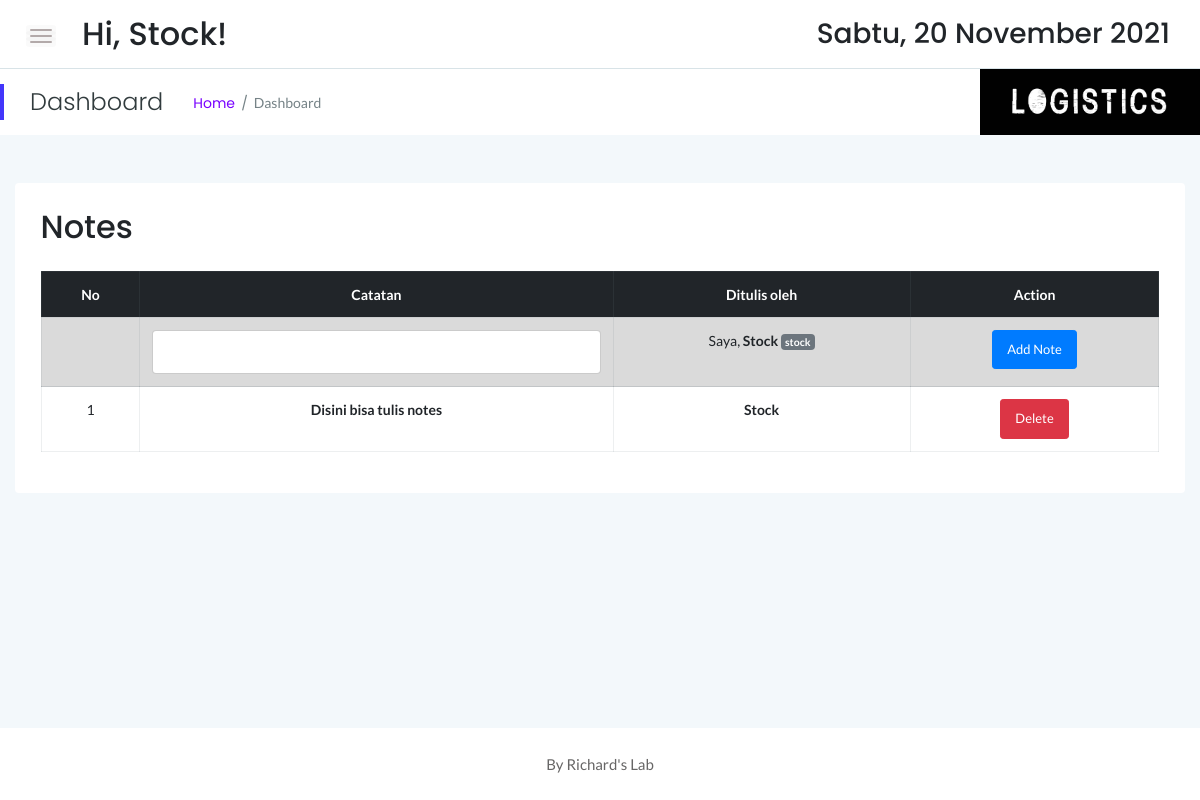
Page /stock (signed in) on the earlier database version.
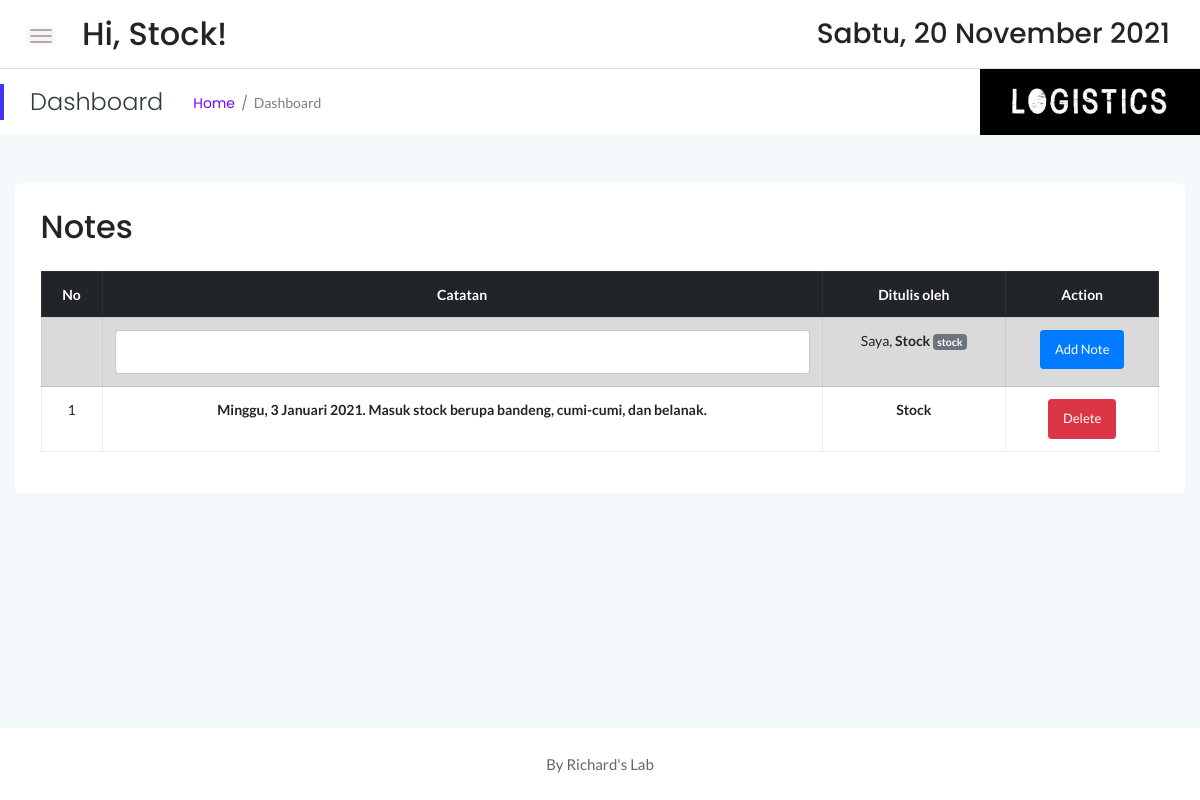
Same page on the later database version.
### tables this page shows
CREATE TABLE `notes` (
  `id` int(11) NOT NULL,
  `contents` text NOT NULL,
  `admin` varchar(20) NOT NULL,
  `status` varchar(8) NOT NULL DEFAULT 'aktif'
);

### stock/index.php (the view, shortened to what the changed rows need)
<!doctype html>
<html class="no-js" lang="en">
<?php
    include '../dbconnect.php';
	?>
<head>
    <link rel="stylesheet" href="assets/css/bootstrap.min.css">
    <link rel="stylesheet" href="assets/css/font-awesome.min.css">
    <link rel="stylesheet" href="assets/css/themify-icons.css">
    <link rel="stylesheet" href="assets/css/metisMenu.css">
    <link rel="stylesheet" href="assets/css/owl.carousel.min.css">
    <link rel="stylesheet" href="assets/css/slicknav.min.css">
    <link rel="stylesheet" href="https://www.amcharts.com/lib/3/plugins/export/export.css" type="text/css" media="all" />
    <link rel="stylesheet" href="assets/css/typography.css">
    <link rel="stylesheet" href="assets/css/default-css.css">
    <link rel="stylesheet" href="assets/css/styles.css">
    <link rel="stylesheet" href="assets/css/responsive.css">
</head>
<body>
    <div class="page-container">
        <div class="main-content">
            <div class="header-area">
                <div class="row align-items-center">
                    <div class="col-md-6 col-sm-8 clearfix">
                        <div class="search-box pull-left">
                            <form action="#">
                                <h2>Hi, <?=$_SESSION['user'];?>!</h2>
                            </form>
                        </div>
                    </div>
                </div>
            </div>
            <div class="main-content-inner">
                <div class="row mt-5 mb-5">
                    <div class="col-12">
                        <div class="card">
                            <div class="card-body">
                                <div class="d-sm-flex justify-content-between align-items-center">
									<h2>Notes</h2>
                                </div>
                                <div class="market-status-table mt-4">
                                    <div class="table-responsive">
										 <table class="table table-bordered table-hover"><thead class="thead-dark">
										<tr>
										 <th><center> No </center></th>
										 <th><center> Catatan </center></th>
										 <th><center> Ditulis oleh </center></th>
										 <th><center> Action </center></th>
										</tr></thead>
										<?php
										$queri="Select * From notes where status='aktif' Order by id DESC" ;
										$hasil=MySQLi_query ($conn,$queri);
										$i = 1;
										while ($data = mysqli_fetch_array ($hasil)){
										 echo "  <form method ='POST' action = 'done.php'>
										  <tr>
										  <td><center>".$i."</center></td>
										  <td><strong><center>".$data['contents']."</center></strong></td>
										  <td><strong><center>".$data['admin']."</center></strong></td>
										  <td><center><input type = 'hidden' name = 'id' value = '".$data['id']."'> <input type='submit' name = 'submit'  class='btn btn-danger btn-sm' value = 'Delete' formaction='del.php' /></center></td>
										  </form></td>
										  </tr> </form>
										  ";
										 $i++;
										}
										?>
										</table>
                                    </div>
                                </div>
                            </div>
                        </div>
                    </div>
                </div>
            </div>
        </div>
    </div>
</body>
</html>

Differences in the rows shown:
removed notes: contents "Disini bisa tulis notes", admin "Stock"
added notes: contents "Minggu, 3 Januari 2021. Masuk stock berupa bandeng, cumi-cumi, dan belanak.", admin "Stock"
